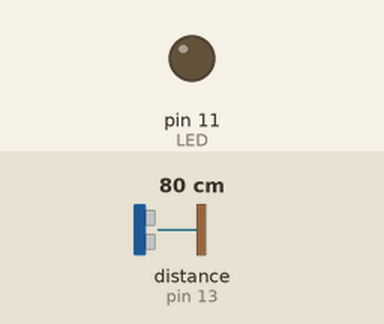
A sketch run on a simulated Arduino Uno, built with avr-gcc and run on an emulated ATmega328P. On the bench: output pins drawn as LEDs (lit = HIGH). Wiring (inferred from the names in the program): ultrasonic range finder: trigger pin 12; echo pin 13. Dashed ring = blinking. The test bench sets the inputs (shaded band); at power-on: distance to the obstacle (sensor on pin 13) 80 cm. The echo pulse lasts 58.3 µs per cm; pins used as bus, display or sensor lines are not drawn.

Above: at 1.2 s.
1.3 s: distance to the obstacle (sensor on pin 13) set to 34 cm
2.8 s: distance to the obstacle (sensor on pin 13) set to 28 cm
At 3.2 s:
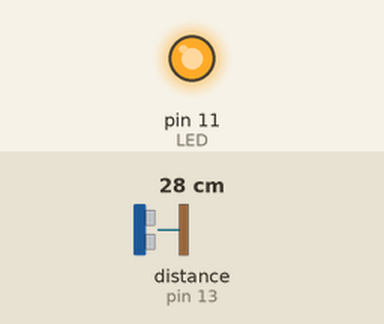
5.8 s: distance to the obstacle (sensor on pin 13) set to 35 cm
At 6.8 s:
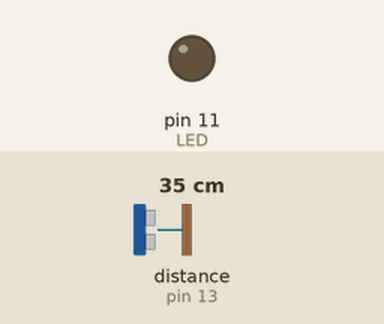
7.3 s: distance to the obstacle (sensor on pin 13) set to 27 cm
At 7.8 s:
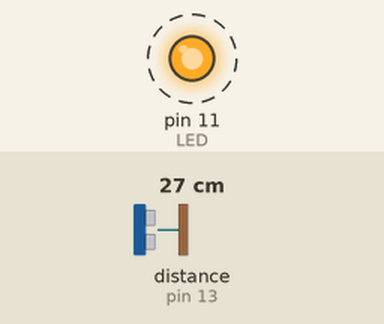
Timing chart, 0 to 11.3 s (numbered marks = the images above; inputs shaded):
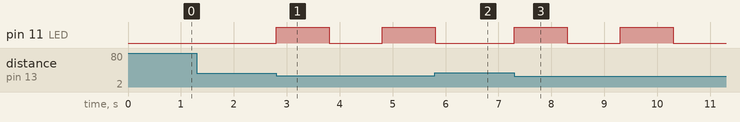

Measured:
- the behaviour switches between 31 and 30 cm on distance to the obstacle (sensor on pin 13) (found by bisection; images 0 and 1)
- after the input at 1.3 s, every drawn part: stays the same
- after the input at 2.8 s, pin 11 (LED): LOW → HIGH at once, → LOW 1.0 s later, → HIGH 1.0 s later
- after the input at 5.8 s, pin 11 (LED): goes on until 5.8 s, then stays LOW
- after the input at 7.3 s, pin 11 (LED): alternates HIGH for 1.0 s and LOW for 1.0 s, starting at once

The sketch:

Chompa.ino
```cpp
void setup() {
pinMode(11,OUTPUT); //LED
pinMode(13,INPUT); // ECHO
pinMode(12,OUTPUT); //TRIG
Serial.begin(9600);
}
void loop() {
  digitalWrite(12,LOW);
  delayMicroseconds(2);
  digitalWrite(12,HIGH);
  delayMicroseconds(5);
  digitalWrite(12, LOW);
int distance = (pulseIn(13,HIGH) / 58.2);

if (distance < 10)
{
  digitalWrite(11,HIGH);
  delay(100);
  digitalWrite(11,LOW);
  delay(100);
}
else if(distance < 20)
{
  digitalWrite(11,HIGH);
  delay(500);
  digitalWrite(11,LOW);
  delay(500);
}
else if(distance < 30)
{
  digitalWrite(11,HIGH);
  delay(1000);
  digitalWrite(11,LOW);
  delay(1000);
}
}
```
